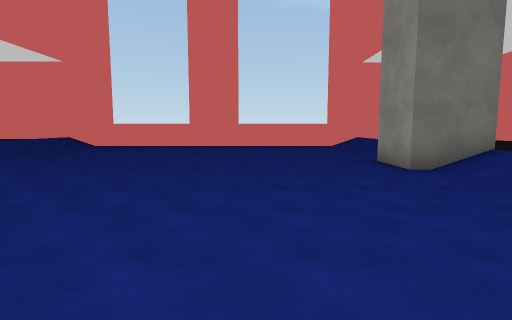
view 1 (above)

19 first-person views from a walk through a Unity game level. The camera is 1.5 m above the floor, tilts 6° down and sees 80° across. The floor is counted in squares, 2 m on a side. Each view is taken from the middle of a square. On the plan, view 1 faces up. The plan holds only what a view shows up to about 10 squares ahead; the rest is blank. The place goes on beyond the plan. Some surface patterns are stand-ins.

view 2
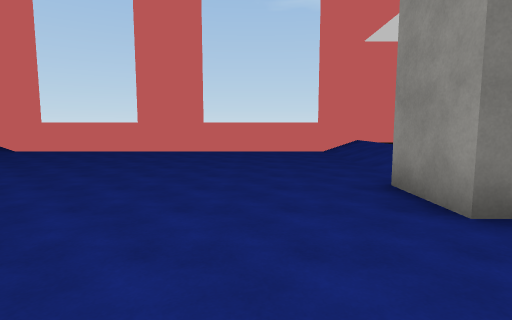

view 3
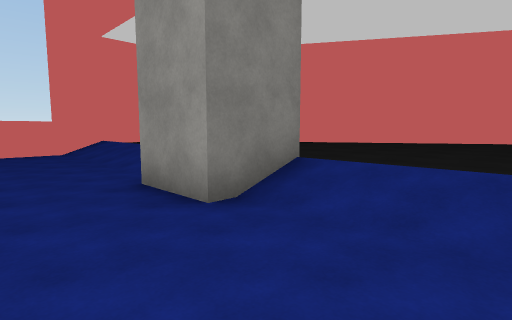

view 4
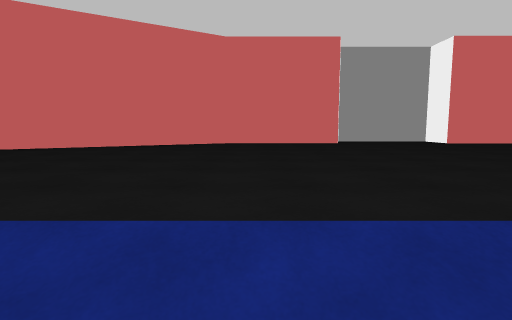

view 5
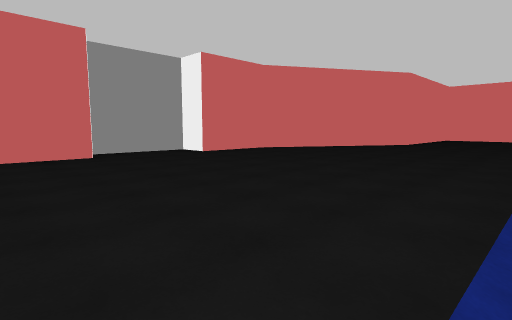

view 6
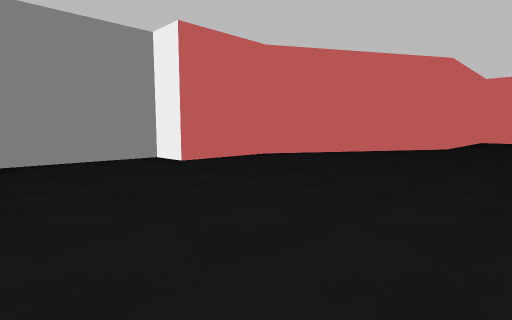

view 7
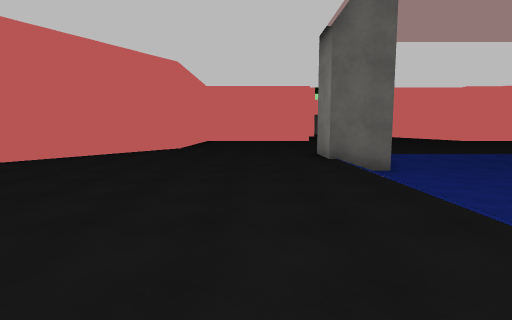

view 8
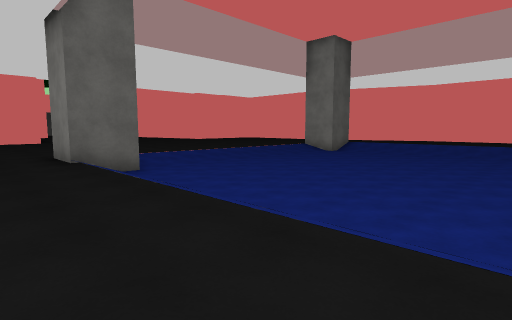

view 9
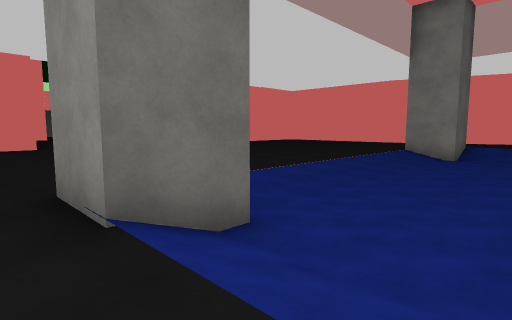

view 10
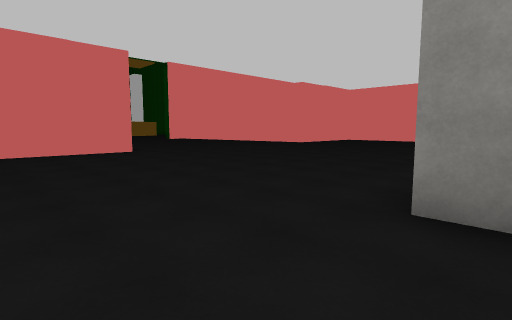

view 11
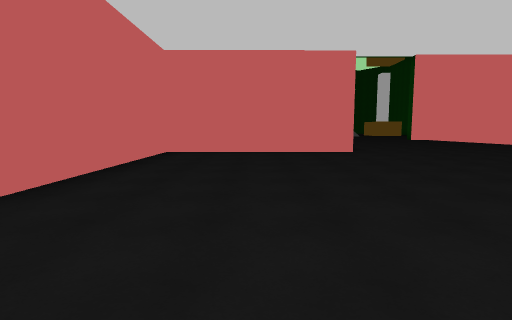

view 12
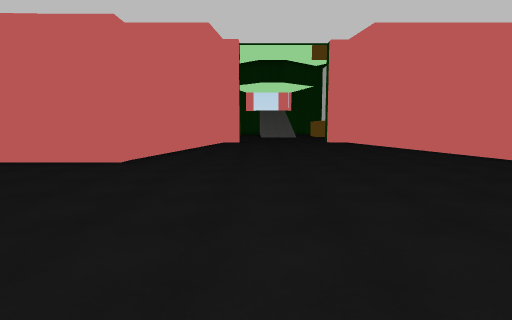

view 13
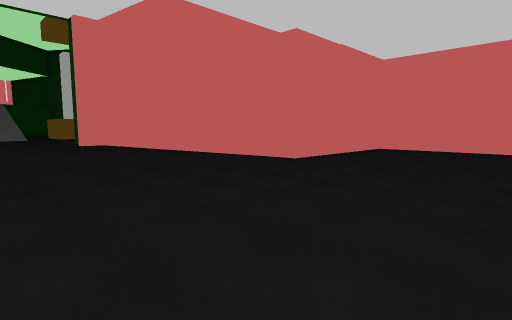

view 14
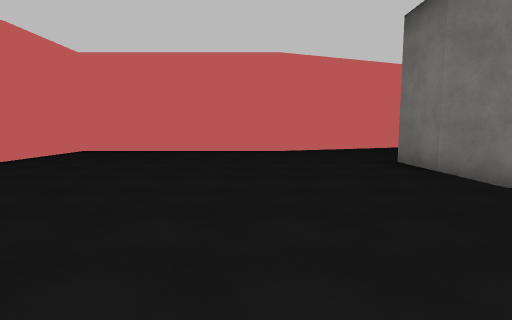

view 15
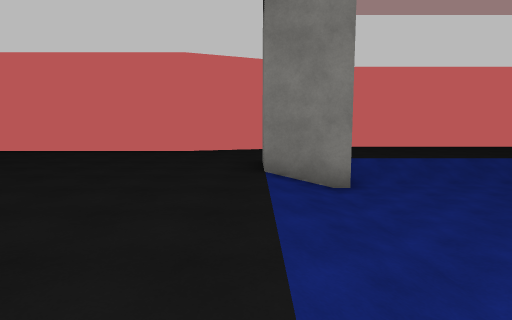

view 16
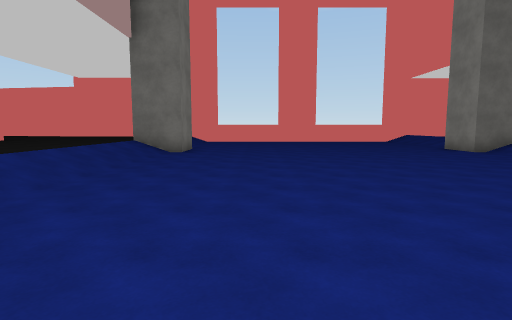

view 17
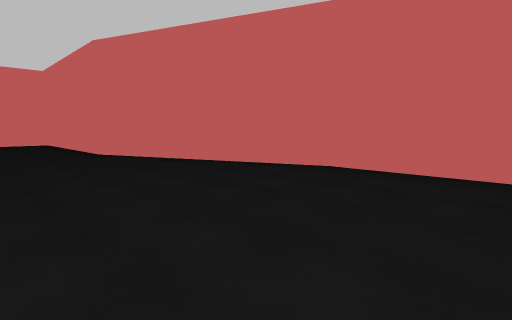

view 18
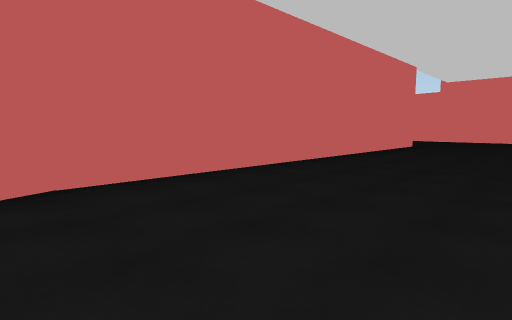

view 19
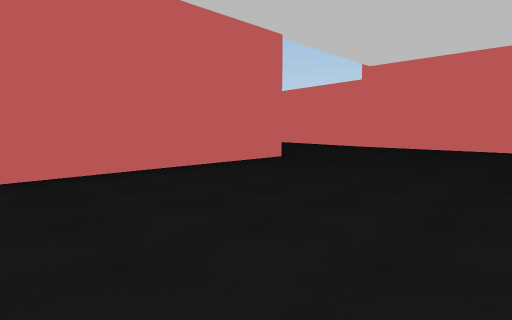

### Floor plan
Key: @ floor where view 1 was taken; # wall or solid block; . main floor; - floor 0.5 m lower than the main floor; / step, stairs or slope.
Columns run from 14 left of view 1 to 14 right of it. Each row starts with its distance up from view 1.
 13     ################
 12    ... /----------/
 11   ....  ----------/
 10  .....//----------/
  9 ......//----------/  ..##
  8 ...... /----------  ....##
  7 #.....  ---------# ......#
  6 #.....##---------##......##
  5 #.....//----------/.......#
  4 #.....//----------/.......#
  3 #.....//----------/.......#
  2 #.....//--------- /.......#
  1 #.....//--------  /.......###
  0 #.....//------@---/.........#
 -1 #..... /----------/.........#
 -2 #...../ ----------/.........#
 -3 #...../  ---------/.......###
 -4 #.....//----------/.......#
 -5 #.....//----------/.......#
 -6 ##....//----------/.......#
 -7  #....//----------/......##
 -8  ##....#/////////##......#
 -9   #.............. #.....##
-10   #.....................#
-11   ##...................##
-12    #...................#
-13    #...................#
-14    #...................#
-15    #...................#
-16    #...................#
-17    #...................#
-18    ######........#######
-19         #........#
-20         #........#
-21         #........#
-22         #.....
-23           ....
-24            ...
-25             ..

Where each view was taken, in squares from view 1:
view 1: 0 up, 0 right, facing up
view 2: 3 up, 1 right, facing up
view 3: 3 up, 1 right, facing up-right
view 4: 3 up, 3 right, facing right
view 5: 3 up, 4 right, facing down-right
view 6: 1 up, 6 right, facing down-right
view 7: 0 up, 6 right, facing down
view 8: 0 up, 6 right, facing down-left
view 9: 5 down, 5 right, facing down-left
view 10: 8 down, 7 right, facing down-left
view 11: 8 down, 6 right, facing down
view 12: 11 down, 0 right, facing down
view 13: 13 down, 0 right, facing down-left
view 14: 12 down, 1 left, facing left
view 15: 9 down, 1 left, facing left
view 16: 4 down, 4 left, facing up
view 17: 2 down, 8 left, facing down-left
view 18: 6 down, 9 left, facing up-left
view 19: 1 up, 8 left, facing up-left
